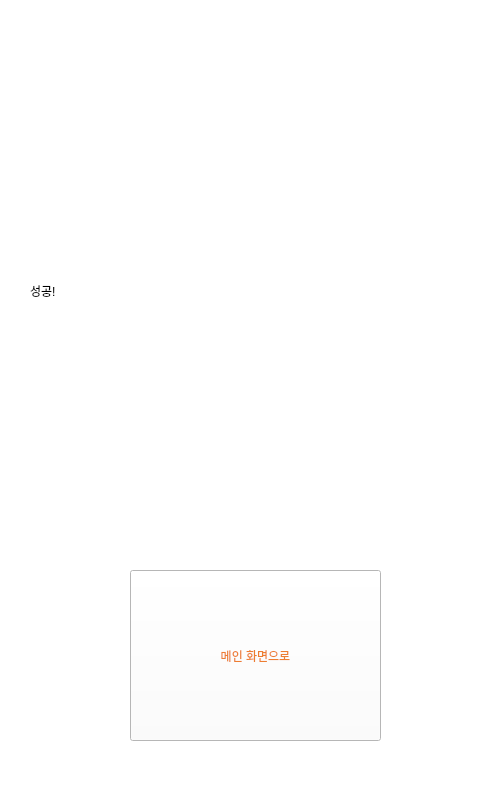
<?xml version="1.0" encoding="UTF-8"?>
<ui version="4.0">
 <class>Clear</class>
 <widget class="QWidget" name="Clear">
  <property name="geometry">
   <rect>
    <x>0</x>
    <y>0</y>
    <width>500</width>
    <height>800</height>
   </rect>
  </property>
  <property name="windowTitle">
   <string>Form</string>
  </property>
  <property name="styleSheet">
   <string notr="true">background-color: rgb(255, 255, 255);</string>
  </property>
  <widget class="QPushButton" name="HomeButton">
   <property name="geometry">
    <rect>
     <x>130</x>
     <y>570</y>
     <width>251</width>
     <height>171</height>
    </rect>
   </property>
   <property name="styleSheet">
    <string notr="true">font: 20pt &quot;1훈화양연화 R&quot;;
color: rgb(237, 125, 49);</string>
   </property>
   <property name="text">
    <string>메인 화면으로</string>
   </property>
  </widget>
  <widget class="QLabel" name="label">
   <property name="geometry">
    <rect>
     <x>30</x>
     <y>120</y>
     <width>431</width>
     <height>341</height>
    </rect>
   </property>
   <property name="styleSheet">
    <string notr="true">border-image: url(:/newPrefix/Clear.jpg);</string>
   </property>
   <property name="text">
    <string>성공!</string>
   </property>
  </widget>
 </widget>
 <resources>
  <include location="resource/Clear.qrc"/>
 </resources>
 <connections/>
</ui>
